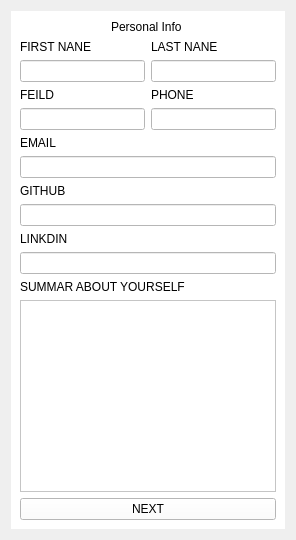
            <widget class="QWidget" name="page_3">
             <layout class="QVBoxLayout" name="verticalLayout_7">
              <item>
               <widget class="QStackedWidget" name="stackedWidget_4">
                <property name="styleSheet">
                 <string notr="true">background-color: rgb(255, 255, 255);</string>
                </property>
                <property name="currentIndex">
                 <number>0</number>
                </property>
                <widget class="QWidget" name="page_7">
                 <layout class="QVBoxLayout" name="verticalLayout_11">
                  <item>
                   <widget class="QLabel" name="label_23">
                    <property name="styleSheet">
                     <string notr="true">font: 12pt &quot;MS Shell Dlg 2&quot;;</string>
                    </property>
                    <property name="text">
                     <string>Personal Info </string>
                    </property>
                    <property name="alignment">
                     <set>Qt::AlignCenter</set>
                    </property>
                   </widget>
                  </item>
                  <item>
                   <layout class="QHBoxLayout" name="horizontalLayout_13">
                    <item>
                     <widget class="QLabel" name="label_24">
                      <property name="styleSheet">
                       <string notr="true">font: 6pt &quot;MS Shell Dlg 2&quot;;</string>
                      </property>
                      <property name="text">
                       <string>FIRST NANE</string>
                      </property>
                     </widget>
                    </item>
                    <item>
                     <widget class="QLabel" name="label_25">
                      <property name="styleSheet">
                       <string notr="true">font: 6pt &quot;MS Shell Dlg 2&quot;;</string>
                      </property>
                      <property name="text">
                       <string>LAST NANE</string>
                      </property>
                     </widget>
                    </item>
                   </layout>
                  </item>
                  <item>
                   <layout class="QHBoxLayout" name="horizontalLayout_14">
                    <item>
                     <widget class="QLineEdit" name="First_name_f3"/>
                    </item>
                    <item>
                     <widget class="QLineEdit" name="Last_name_F3"/>
                    </item>
                   </layout>
                  </item>
                  <item>
                   <layout class="QHBoxLayout" name="horizontalLayout_15">
                    <item>
                     <widget class="QLabel" name="label_26">
                      <property name="styleSheet">
                       <string notr="true">font: 6pt &quot;MS Shell Dlg 2&quot;;</string>
                      </property>
                      <property name="text">
                       <string>FEILD</string>
                      </property>
                     </widget>
                    </item>
                    <item>
                     <widget class="QLabel" name="label_27">
                      <property name="styleSheet">
                       <string notr="true">font: 6pt &quot;MS Shell Dlg 2&quot;;</string>
                      </property>
                      <property name="text">
                       <string>PHONE</string>
                      </property>
                     </widget>
                    </item>
                   </layout>
                  </item>
                  <item>
                   <layout class="QHBoxLayout" name="horizontalLayout_16">
                    <item>
                     <widget class="QLineEdit" name="Feild_name_F3"/>
                    </item>
                    <item>
                     <widget class="QLineEdit" name="Phone_F3"/>
                    </item>
                   </layout>
                  </item>
                  <item>
                   <widget class="QLabel" name="label_28">
                    <property name="styleSheet">
                     <string notr="true">font: 6pt &quot;MS Shell Dlg 2&quot;;</string>
                    </property>
                    <property name="text">
                     <string>EMAIL</string>
                    </property>
                   </widget>
                  </item>
                  <item>
                   <widget class="QLineEdit" name="Email_F3"/>
                  </item>
                  <item>
                   <widget class="QLabel" name="label_29">
                    <property name="styleSheet">
                     <string notr="true">font: 6pt &quot;MS Shell Dlg 2&quot;;</string>
                    </property>
                    <property name="text">
                     <string>GITHUB</string>
                    </property>
                   </widget>
                  </item>
                  <item>
                   <widget class="QLineEdit" name="Github_F3"/>
                  </item>
                  <item>
                   <widget class="QLabel" name="label_30">
                    <property name="styleSheet">
                     <string notr="true">font: 6pt &quot;MS Shell Dlg 2&quot;;
</string>
                    </property>
                    <property name="text">
                     <string>LINKDIN</string>
                    </property>
                   </widget>
                  </item>
                  <item>
                   <widget class="QLineEdit" name="Linkdin_F3"/>
                  </item>
                  <item>
                   <widget class="QLabel" name="label_31">
                    <property name="styleSheet">
                     <string notr="true">font: 6pt &quot;MS Shell Dlg 2&quot;;
</string>
                    </property>
                    <property name="text">
                     <string>SUMMAR ABOUT YOURSELF</string>
                    </property>
                   </widget>
                  </item>
                  <item>
                   <widget class="QTextEdit" name="Summary_F3"/>
                  </item>
                  <item>
                   <widget class="QPushButton" name="F2_PERSONAL_NEXT_33">
                    <property name="text">
                     <string>NEXT</string>
                    </property>
                   </widget>
                  </item>
                 </layout>
                </widget>
                <widget class="QWidget" name="page_8"/>
               </widget>
              </item>
             </layout>
            </widget>
